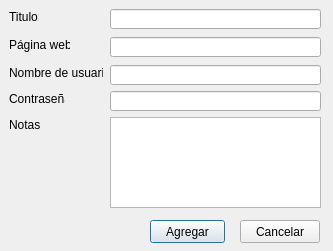
<?xml version="1.0" encoding="UTF-8"?>
<ui version="4.0">
 <class>Dialog</class>
 <widget class="QDialog" name="Dialog">
  <property name="geometry">
   <rect>
    <x>0</x>
    <y>0</y>
    <width>333</width>
    <height>251</height>
   </rect>
  </property>
  <property name="focusPolicy">
   <enum>Qt::TabFocus</enum>
  </property>
  <property name="windowTitle">
   <string>Nueva cuenta - Password Manager</string>
  </property>
  <widget class="QLabel" name="label">
   <property name="geometry">
    <rect>
     <x>9</x>
     <y>9</y>
     <width>30</width>
     <height>16</height>
    </rect>
   </property>
   <property name="text">
    <string>Titulo:</string>
   </property>
  </widget>
  <widget class="QLabel" name="label_2">
   <property name="geometry">
    <rect>
     <x>9</x>
     <y>65</y>
     <width>94</width>
     <height>16</height>
    </rect>
   </property>
   <property name="text">
    <string>Nombre de usuario:</string>
   </property>
  </widget>
  <widget class="QLabel" name="label_3">
   <property name="geometry">
    <rect>
     <x>9</x>
     <y>91</y>
     <width>56</width>
     <height>16</height>
    </rect>
   </property>
   <property name="text">
    <string>Contraseña</string>
   </property>
  </widget>
  <widget class="QLabel" name="label_4">
   <property name="geometry">
    <rect>
     <x>9</x>
     <y>117</y>
     <width>32</width>
     <height>16</height>
    </rect>
   </property>
   <property name="text">
    <string>Notas:</string>
   </property>
  </widget>
  <widget class="QLineEdit" name="line_title">
   <property name="geometry">
    <rect>
     <x>110</x>
     <y>9</y>
     <width>211</width>
     <height>20</height>
    </rect>
   </property>
  </widget>
  <widget class="QLineEdit" name="line_username">
   <property name="geometry">
    <rect>
     <x>110</x>
     <y>65</y>
     <width>211</width>
     <height>20</height>
    </rect>
   </property>
  </widget>
  <widget class="QLineEdit" name="line_password">
   <property name="geometry">
    <rect>
     <x>110</x>
     <y>91</y>
     <width>211</width>
     <height>20</height>
    </rect>
   </property>
   <property name="placeholderText">
    <string/>
   </property>
  </widget>
  <widget class="QTextEdit" name="text_notes">
   <property name="geometry">
    <rect>
     <x>110</x>
     <y>117</y>
     <width>211</width>
     <height>91</height>
    </rect>
   </property>
   <property name="placeholderText">
    <string/>
   </property>
  </widget>
  <widget class="QPushButton" name="btn_add">
   <property name="geometry">
    <rect>
     <x>150</x>
     <y>220</y>
     <width>75</width>
     <height>23</height>
    </rect>
   </property>
   <property name="text">
    <string>Agregar</string>
   </property>
  </widget>
  <widget class="QPushButton" name="btn_cancel">
   <property name="geometry">
    <rect>
     <x>240</x>
     <y>220</y>
     <width>80</width>
     <height>23</height>
    </rect>
   </property>
   <property name="text">
    <string>Cancelar</string>
   </property>
  </widget>
  <widget class="QLabel" name="label_5">
   <property name="geometry">
    <rect>
     <x>9</x>
     <y>37</y>
     <width>61</width>
     <height>16</height>
    </rect>
   </property>
   <property name="text">
    <string>Página web</string>
   </property>
  </widget>
  <widget class="QLineEdit" name="line_url">
   <property name="geometry">
    <rect>
     <x>110</x>
     <y>37</y>
     <width>211</width>
     <height>20</height>
    </rect>
   </property>
  </widget>
 </widget>
 <resources/>
 <connections/>
</ui>
